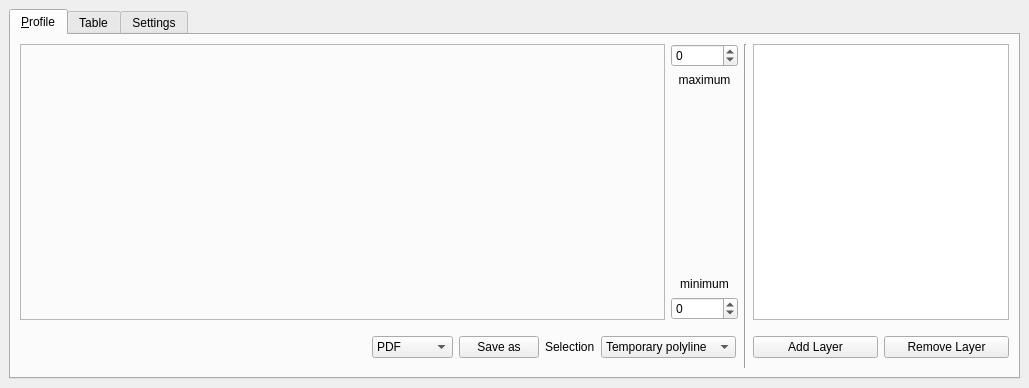
<?xml version="1.0" encoding="UTF-8"?>
<ui version="4.0">
 <class>ProfileTool</class>
 <widget class="QDockWidget" name="ProfileTool">
  <property name="geometry">
   <rect>
    <x>0</x>
    <y>0</y>
    <width>1029</width>
    <height>388</height>
   </rect>
  </property>
  <property name="windowTitle">
   <string>Profile Tool</string>
  </property>
  <widget class="QWidget" name="dockWidgetContents">
   <property name="sizePolicy">
    <sizepolicy hsizetype="Expanding" vsizetype="Expanding">
     <horstretch>0</horstretch>
     <verstretch>0</verstretch>
    </sizepolicy>
   </property>
   <layout class="QVBoxLayout" name="verticalLayout_3">
    <item>
     <widget class="QTabWidget" name="tabWidget">
      <property name="autoFillBackground">
       <bool>true</bool>
      </property>
      <property name="tabPosition">
       <enum>QTabWidget::North</enum>
      </property>
      <property name="tabShape">
       <enum>QTabWidget::Rounded</enum>
      </property>
      <property name="currentIndex">
       <number>0</number>
      </property>
      <property name="elideMode">
       <enum>Qt::ElideNone</enum>
      </property>
      <property name="usesScrollButtons">
       <bool>true</bool>
      </property>
      <widget class="QWidget" name="tab_1">
       <property name="sizePolicy">
        <sizepolicy hsizetype="Expanding" vsizetype="Expanding">
         <horstretch>0</horstretch>
         <verstretch>0</verstretch>
        </sizepolicy>
       </property>
       <attribute name="title">
        <string>&amp;Profile</string>
       </attribute>
       <layout class="QHBoxLayout" name="horizontalLayout_2">
        <item>
         <layout class="QGridLayout" name="gridLayout">
          <item row="0" column="5">
           <widget class="QTableView" name="tableView">
            <property name="sizePolicy">
             <sizepolicy hsizetype="Preferred" vsizetype="Expanding">
              <horstretch>0</horstretch>
              <verstretch>0</verstretch>
             </sizepolicy>
            </property>
            <property name="minimumSize">
             <size>
              <width>10</width>
              <height>10</height>
             </size>
            </property>
           </widget>
          </item>
          <item row="1" column="2" colspan="2">
           <widget class="QWidget" name="widget_save_buttons" native="true">
            <layout class="QHBoxLayout" name="horizontalLayout_3">
             <property name="margin">
              <number>2</number>
             </property>
             <item>
              <widget class="QStackedWidget" name="stackedWidget">
               <property name="currentIndex">
                <number>0</number>
               </property>
               <widget class="QWidget" name="page">
                <layout class="QHBoxLayout" name="horizontalLayout_4">
                 <item>
                  <spacer name="horizontalSpacer_2">
                   <property name="orientation">
                    <enum>Qt::Horizontal</enum>
                   </property>
                   <property name="sizeHint" stdset="0">
                    <size>
                     <width>0</width>
                     <height>20</height>
                    </size>
                   </property>
                  </spacer>
                 </item>
                </layout>
               </widget>
              </widget>
             </item>
             <item>
              <spacer name="horizontalSpacer">
               <property name="orientation">
                <enum>Qt::Horizontal</enum>
               </property>
               <property name="sizeHint" stdset="0">
                <size>
                 <width>1</width>
                 <height>20</height>
                </size>
               </property>
              </spacer>
             </item>
             <item>
              <widget class="QComboBox" name="cbxSaveAs">
               <item>
                <property name="text">
                 <string>PDF</string>
                </property>
               </item>
               <item>
                <property name="text">
                 <string>PNG</string>
                </property>
               </item>
               <item>
                <property name="text">
                 <string>SVG</string>
                </property>
               </item>
               <item>
                <property name="text">
                 <string>print (PS)</string>
                </property>
               </item>
              </widget>
             </item>
             <item>
              <widget class="QPushButton" name="butSaveAs">
               <property name="text">
                <string>Save as</string>
               </property>
              </widget>
             </item>
             <item>
              <widget class="QLabel" name="label">
               <property name="text">
                <string>Selection</string>
               </property>
              </widget>
             </item>
             <item>
              <widget class="QComboBox" name="comboBox">
               <property name="sizePolicy">
                <sizepolicy hsizetype="Minimum" vsizetype="Fixed">
                 <horstretch>0</horstretch>
                 <verstretch>0</verstretch>
                </sizepolicy>
               </property>
               <property name="frame">
                <bool>true</bool>
               </property>
               <item>
                <property name="text">
                 <string>Temporary polyline</string>
                </property>
               </item>
               <item>
                <property name="text">
                 <string>Selected polyline</string>
                </property>
               </item>
              </widget>
             </item>
            </layout>
           </widget>
          </item>
          <item row="0" column="3">
           <layout class="QVBoxLayout" name="verticalLayout_5">
            <item>
             <widget class="QSpinBox" name="sbMaxVal">
              <property name="minimum">
               <number>-99999</number>
              </property>
              <property name="maximum">
               <number>999999</number>
              </property>
             </widget>
            </item>
            <item>
             <widget class="QLabel" name="label_2">
              <property name="text">
               <string>maximum</string>
              </property>
              <property name="alignment">
               <set>Qt::AlignHCenter|Qt::AlignTop</set>
              </property>
             </widget>
            </item>
            <item>
             <spacer name="verticalSpacer_2">
              <property name="orientation">
               <enum>Qt::Vertical</enum>
              </property>
              <property name="sizeHint" stdset="0">
               <size>
                <width>20</width>
                <height>40</height>
               </size>
              </property>
             </spacer>
            </item>
            <item>
             <widget class="QLabel" name="label_3">
              <property name="text">
               <string>minimum</string>
              </property>
              <property name="alignment">
               <set>Qt::AlignBottom|Qt::AlignHCenter</set>
              </property>
              <property name="margin">
               <number>3</number>
              </property>
             </widget>
            </item>
            <item>
             <widget class="QSpinBox" name="sbMinVal">
              <property name="minimum">
               <number>-99999</number>
              </property>
              <property name="maximum">
               <number>999999</number>
              </property>
             </widget>
            </item>
           </layout>
          </item>
          <item row="0" column="2">
           <widget class="QFrame" name="frame_for_plot">
            <property name="sizePolicy">
             <sizepolicy hsizetype="Expanding" vsizetype="Preferred">
              <horstretch>0</horstretch>
              <verstretch>1</verstretch>
             </sizepolicy>
            </property>
            <property name="frameShape">
             <enum>QFrame::StyledPanel</enum>
            </property>
            <property name="frameShadow">
             <enum>QFrame::Raised</enum>
            </property>
            <layout class="QVBoxLayout" name="verticalLayout_9"/>
           </widget>
          </item>
          <item row="1" column="5">
           <layout class="QHBoxLayout" name="horizontalLayout">
            <property name="spacing">
             <number>-1</number>
            </property>
            <property name="leftMargin">
             <number>0</number>
            </property>
            <property name="topMargin">
             <number>0</number>
            </property>
            <property name="bottomMargin">
             <number>0</number>
            </property>
            <item>
             <widget class="QPushButton" name="pushButton_2">
              <property name="minimumSize">
               <size>
                <width>10</width>
                <height>20</height>
               </size>
              </property>
              <property name="text">
               <string>Add Layer</string>
              </property>
              <property name="autoRepeat">
               <bool>false</bool>
              </property>
              <property name="autoDefault">
               <bool>false</bool>
              </property>
              <property name="default">
               <bool>false</bool>
              </property>
              <property name="flat">
               <bool>false</bool>
              </property>
             </widget>
            </item>
            <item>
             <widget class="QPushButton" name="pushButton">
              <property name="minimumSize">
               <size>
                <width>10</width>
                <height>20</height>
               </size>
              </property>
              <property name="text">
               <string>Remove Layer</string>
              </property>
             </widget>
            </item>
           </layout>
          </item>
          <item row="0" column="4" rowspan="2">
           <widget class="Line" name="line">
            <property name="minimumSize">
             <size>
              <width>0</width>
              <height>0</height>
             </size>
            </property>
            <property name="orientation">
             <enum>Qt::Vertical</enum>
            </property>
           </widget>
          </item>
         </layout>
        </item>
        <item>
         <layout class="QVBoxLayout" name="verticalLayout">
          <property name="bottomMargin">
           <number>2</number>
          </property>
         </layout>
        </item>
       </layout>
      </widget>
      <widget class="QWidget" name="tab_2">
       <attribute name="title">
        <string>Table</string>
       </attribute>
       <layout class="QVBoxLayout" name="verticalLayout_2">
        <item>
         <widget class="QScrollArea" name="scrollArea">
          <property name="widgetResizable">
           <bool>true</bool>
          </property>
          <widget class="QWidget" name="scrollAreaWidgetContents">
           <property name="geometry">
            <rect>
             <x>0</x>
             <y>0</y>
             <width>993</width>
             <height>311</height>
            </rect>
           </property>
          </widget>
         </widget>
        </item>
       </layout>
      </widget>
      <widget class="QWidget" name="tab">
       <attribute name="title">
        <string>Settings</string>
       </attribute>
       <layout class="QGridLayout" name="gridLayout_2">
        <item row="0" column="1">
         <widget class="QGroupBox" name="groupBox_3">
          <property name="title">
           <string>Plot library</string>
          </property>
          <layout class="QVBoxLayout" name="verticalLayout_8">
           <item>
            <widget class="QComboBox" name="cboLibrary"/>
           </item>
          </layout>
         </widget>
        </item>
        <item row="0" column="0">
         <widget class="QGroupBox" name="groupBox_2">
          <property name="title">
           <string>Full Resolution</string>
          </property>
          <layout class="QVBoxLayout" name="verticalLayout_7">
           <item>
            <widget class="QCheckBox" name="checkBox">
             <property name="sizePolicy">
              <sizepolicy hsizetype="Preferred" vsizetype="Fixed">
               <horstretch>0</horstretch>
               <verstretch>0</verstretch>
              </sizepolicy>
             </property>
             <property name="text">
              <string>Full resolution enabled</string>
             </property>
            </widget>
           </item>
          </layout>
         </widget>
        </item>
        <item row="1" column="0">
         <spacer name="verticalSpacer">
          <property name="orientation">
           <enum>Qt::Vertical</enum>
          </property>
          <property name="sizeHint" stdset="0">
           <size>
            <width>20</width>
            <height>40</height>
           </size>
          </property>
         </spacer>
        </item>
       </layout>
      </widget>
     </widget>
    </item>
   </layout>
  </widget>
 </widget>
 <resources/>
 <connections/>
</ui>
